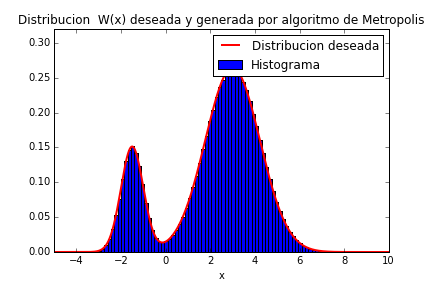

This figure's Python source:
#!/usr/bin/env python
# -*- coding: utf-8 -*-

import numpy as np
import matplotlib.pyplot as plt

np.random.seed(347)
DELTA = 4
N_puntos = 10000000

def W(x):
    exp1 = 3.5 * np.exp(-(np.power(x - 3, 2))/3)
    exp2 = 2 * np.exp(-(np.power(x + 1.5, 2))/0.5)
    return exp1 + exp2

def proposicion(xn):
    r = np.random.uniform(low=-1, high=1)
    return xn + r*DELTA

X = np.zeros(N_puntos + 1)
n_aceptados = 0
n = 0
while n < N_puntos:
    s = np.random.uniform(low=0, high=1)
    xP = proposicion(X[n])
    if W(xP) / W(X[n]) > s:
        X[n+1] = xP
        n_aceptados += 1
    else:
        X[n+1] = X[n]
    n += 1

x_w = np.linspace(-4, 8, 10000)
I = np.sqrt(np.pi) * (3.5*np.sqrt(3) + 2*np.sqrt(0.5))
print "Numero de proposiciones aceptadas: ", n_aceptados

plt.clf()
plt.figure(1)
plt.hist(X, bins=50, normed=True, label="Histograma")
plt.plot(x_w, W(x_w)/I, color='r', linewidth=2, label="Distribucion deseada")
plt.ylim([0, 0.32])
plt.title('Distribucion W(x) deseada y generada via Metropolis')
plt.xlabel('x')
plt.legend()
plt.savefig('Metropolis.eps')
plt.show()
